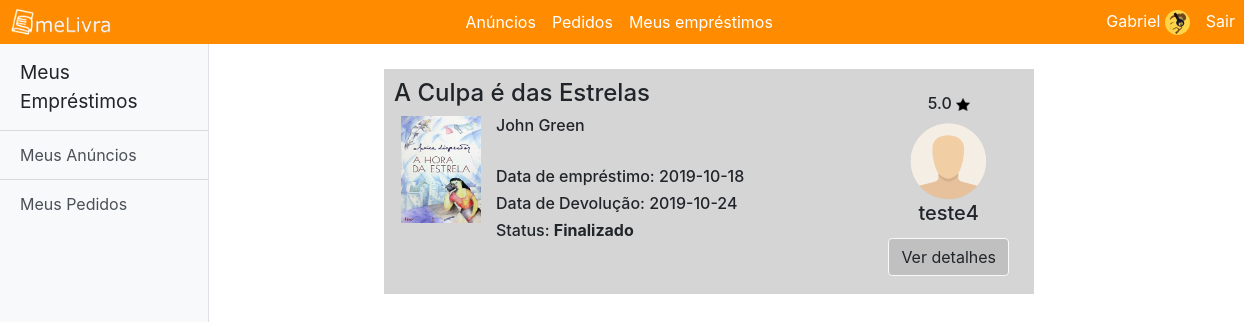
The app's page /PHP/telaEmprestimo.php?status2=1 (signed in) with its own data.
### tables this page shows
CREATE TABLE `usuario` (
  `idUsuario` int(11) NOT NULL,
  `nome` varchar(16) DEFAULT NULL,
  `sobrenome` varchar(20) NOT NULL,
  `senha` varchar(250) DEFAULT NULL,
  `email` varchar(60) DEFAULT NULL,
  `admin` char(1) DEFAULT NULL,
  `imagem` varchar(200) DEFAULT NULL,
  `celular` int(11) DEFAULT NULL,
  `nota` float DEFAULT NULL
);

CREATE TABLE `emprestimo` (
  `idEmprestimo` int(11) NOT NULL,
  `idProposta` int(11) NOT NULL,
  `idUsuarioA` int(11) DEFAULT NULL,
  `idUsuarioB` int(11) DEFAULT NULL,
  `dataEmprestimo` date DEFAULT NULL,
  `status` varchar(45) DEFAULT NULL
);

CREATE TABLE `livro` (
  `idLivro` int(11) NOT NULL,
  `titulo` varchar(50) DEFAULT NULL,
  `autor` varchar(60) DEFAULT NULL,
  `sinopse` text,
  `foto` varchar(200) DEFAULT NULL
);

CREATE TABLE `proposta` (
  `idProposta` int(11) NOT NULL,
  `idPostagem` int(11) DEFAULT NULL,
  `idUsuario` int(11) DEFAULT NULL,
  `estadoLivro` varchar(50) DEFAULT NULL,
  `dataEntregaInicial` date DEFAULT NULL,
  `local` text
);

### PHP/telaEmprestimo.php (the view, shortened to what this page needs)
?>     <!DOCTYPE html>
    <head>
        <link rel="stylesheet" type="text/css" href="../CSS/estiloBase.css">
       <link rel="stylesheet" href="../bootstrap/css/bootstrap.min.css">
    </head>
    <body>
<?php
  if($_SESSION['email'])
    $email= $_SESSION['email'];
  else header('Location: ../HTML/telaInicial.html');
    $con = mysqli_connect('localhost','id11285427_dezordi','00112233', 'id11285427_melivra');
  if($con){
    $busca = mysqli_query($con, "SELECT nome FROM usuario WHERE email = '$email'") or die(mysqli_error($con));
  $row = mysqli_fetch_array($busca);
$name = $row['nome'];
      $busca2 = mysqli_query($con, "SELECT * FROM usuario WHERE email = '$email'") or die(mysqli_error($con));
      $row2 = mysqli_fetch_array($busca2);
      $idUser = $row2['idUsuario'];
      $onerro="this.src='../Imagens/fotoUser.png'";
}
?>
      <nav class="navbar navbar-expand-md">
      <img class="navbar-brand" src="../Imagens/meLivra - Logo.png">
      <div class="collapse navbar-collapse" id="main-navigation">
        <ul class="navbar-nav justify-content-center d-flex flex-fill">
          <li class="nav-item">
            <a class="nav-link" href="telaAnuncio.php">Anúncios</a>
          </li>
          <li class="nav-item">
            <a class="nav-link" href="telaPedido.php">Pedidos</a>
          </li>
          <li class="nav-item">
            <a class="nav-link" href="#">Meus empréstimos</a>
          </li>
        </ul>
        <ul class="navbar-nav ml:auto">
          <li class="nav-item">
<?php
echo '<div class="nav-link"><a href="#">'.$name.'</a>
<img src="../Imagens/'.$row2['imagem'].'" onerror='.$onerro.'>'
?>
          </li>
          <li class="nav-item">
            <a class="nav-link" href="?link=1">Sair</a>
          </li>
        </ul>
      </div>
    </nav>
    <div id="wrapper" class="d-flex">
        <div id="sidebar-wrapper" class="bg-light border-right">
            <div class="sidebar-heading">Meus Empréstimos</div>
            <div class="list-group list-group-flush">
                <a href="telaMeusAnuncios.php" class="list-group-item list-group-item-action bg-light">Meus Anúncios</a>
                <a href="telaMeusPedidos.php" class="list-group-item list-group-item-action bg-light">Meus Pedidos</a>
            </div>
        </div>
        <header class="page-header header container-fluid">
        <div id="page-content-wrapper">
            <?php
            if($con){
                $busca2 = mysqli_query($con, "SELECT * FROM emprestimo WHERE idUsuarioA =". $idUser . " or IdUsuarioB ='$idUser' ORDER BY status") or die(mysqli_error($con));
            if(mysqli_num_rows($busca2) > 0 ){
                while($rowEmp = mysqli_fetch_array($busca2)){
                    $buscaProp = mysqli_query($con, "SELECT * FROM proposta WHERE idProposta= '".$rowEmp['idProposta']."'") or die(mysqli_error($con));
                    $rowProp = mysqli_fetch_array($buscaProp);
                    $buscaPost = mysqli_query($con, "SELECT * FROM postagem WHERE idPostagem= '".$rowProp['idPostagem']."'") or die(mysqli_error($con));
                    $rowPost = mysqli_fetch_array($buscaPost);
                    $buscaLivro = mysqli_query($con, "SELECT * FROM livro WHERE idLivro= '".$rowPost['idLivro']."'") or die(mysqli_error($con));
                    $rowLivro = mysqli_fetch_array($buscaLivro) ;
                    $idEmp= $rowEmp['idEmprestimo'];
                    if ($idUser== $rowEmp['idUsuarioA']){
                         $buscaUser = mysqli_query($con, "SELECT * FROM usuario WHERE idUsuario = '".$rowEmp['idUsuarioB']."'") or die(mysqli_error($con));
                         $rowUser= mysqli_fetch_array($buscaUser) ;}
                    else{
                        $buscaUser = mysqli_query($con, "SELECT * FROM usuario WHERE idUsuario = '".$rowEmp['idUsuarioA']."'") or die(mysqli_error($con));
                        $rowUser= mysqli_fetch_array($buscaUser) ;}
                    $onerro1="this.src='../Imagens/HoraDaEstrela.jpg'";
                    echo '<div class="postagem">
            <div class="dados"><h4>'.$rowLivro['titulo'].'</h4>
                <img class="fotoLivro" src="'.$rowLivro['foto'].'" onerror='.$onerro1.'>
                <h6>'.$rowLivro['autor'].'</h6><br>
                <h6>Data de empréstimo: '.$rowEmp['dataEmprestimo'].'</h6>
                <h6>Data de Devolução: '.$rowProp['dataEntregaInicial'].'</h6>
            ';
                    echo '
                <h6>Status: <b>'.$rowEmp['status'].'</b></h6>
            </div>
            <div class="user">';
        $buscaNota = mysqli_query($con, "SELECT ROUND(AVG(nota),1) AS media FROM avaliacao WHERE idUsuario ='".$rowUser['idUsuario']."'") or die(mysqli_error($con));
        $rowNota= mysqli_fetch_array($buscaNota);
        if (empty($rowNota['media'])){
            echo '<h6> 0 <img class="fotoEstrela" src="../Imagens/estrela.png"></h6>';
        }else{
         echo '<h6>'.$rowNota['media'].' <img class="fotoEstrela" src="../Imagens/estrela.png"></h6>';}
        echo '
            <img class="fotoUser" src="../Imagens/'.$rowUser['imagem'].'" onerror='.$onerro.'>
                <h5>'.$rowUser['nome'].' </h5>
                <a class="btn btn-light" href="../PHP/telaEmprestimoDetalhes.php?idEmp='.$idEmp.'">Ver detalhes</a>
          </div>
        </div>';
                }}else {echo 'Não há empréstimos seus ainda.';}
            }
            ?>
        </div>
        </header>
    </div>
    </body>
    </html>

### CSS/estiloBase.css (style rules this page uses)
body { padding: 0px; margin: 0px; }
.navbar-brand { width:105px; height:40px; margin-left: 8px; }
.navbar.navbar-expand-md { background-color: darkorange; margin:0px; padding:1px; }
.nav-link { color:white; }
.nav-link a { color:white; font-style: normal; }
.navbar-collapse { margin-left: 10px; }
#sidebar-wrapper { min-height: 100vh; margin-left: -15rem; -webkit-transition: margin .25s ease-out; -moz-transition: margin .25s ease-out; -o-transition: margin .25s ease-out; transition: margin .25s ease-out; }
#sidebar-wrapper .sidebar-heading { padding: 0.875rem 1.25rem; font-size: 1.2rem; }
#sidebar-wrapper .list-group { width: 13rem; }
#page-content-wrapper { min-width: 80vw; margin: 25px; }
@media (min-width: 560px) { #sidebar-wrapper { margin-left: 0; } }
@media (min-width: 560px) { #page-content-wrapper { min-width: 80vw; margin-left: 10px; } }
.postagem { background-color: #d5d5d5; width:650px; height: 225px; margin:25px; margin-left: 150px; padding:10px; box-shadow: 5px 5px rgba(1,1,1,0); overflow-wrap: break-word; }
.header a { float:right; margin:5px; background-color: silver; }
.fotoLivro { float:left; width:80px; margin-left: 7px; margin-right: 15px; }
.dados { display: inline-block; width:450px; }
.user { display: inline-block; float: right; text-align: center; margin: 10px; margin-top: 15px; }
.fotoUser { height:80px; border-radius: 50%; }
.fotoEstrela { height:13px; }
.nav-link img { height:25px; display: inline-block; border-radius:50%; }

### records on screen
usuario: nome "Gabriel", imagem (picture)
emprestimo: livro.titulo "A Culpa é das Estrelas", livro.autor "John Green", dataEmprestimo "2019-10-18", idProposta.dataEntregaInicial "2019-10-24", status "Finalizado", media "5.0", usuario.nome "teste4"
